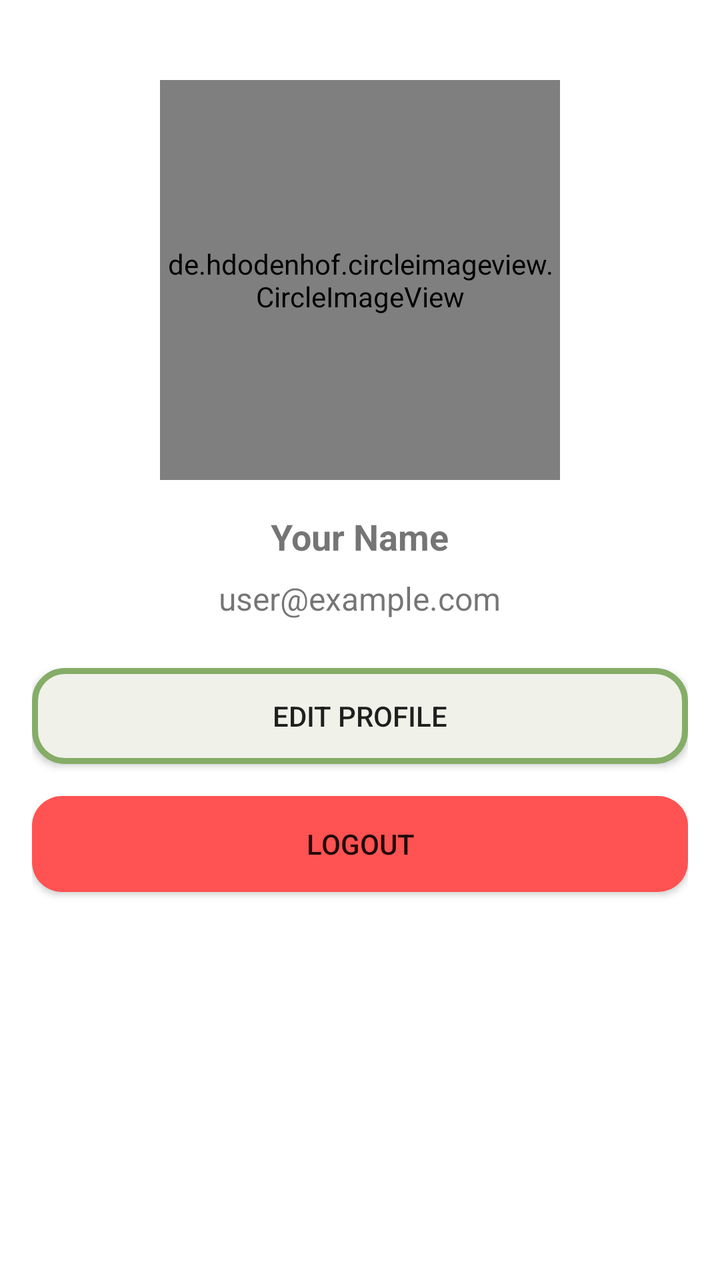
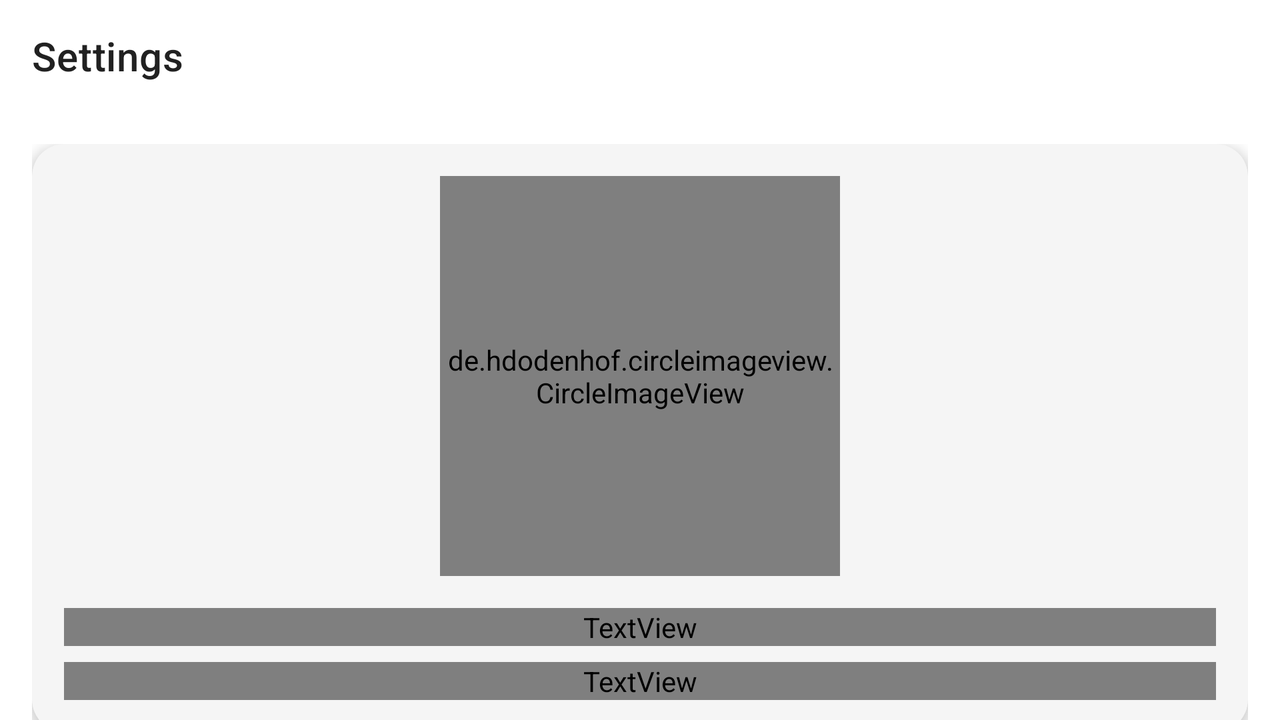

An Android layout and its configuration variant, each rendered on a device that would load it. The default file and the variant file are quoted in full after the pictures.
<!-- AndroidManifest.xml: application theme Theme.CekApel -->
<!-- res/layout/fragment_settings.xml -->
<?xml version="1.0" encoding="utf-8"?>
<FrameLayout
    xmlns:android="http://schemas.android.com/apk/res/android"
    android:layout_width="match_parent"
    android:layout_height="match_parent"
    android:fitsSystemWindows="true">

    <ScrollView
        android:layout_width="match_parent"
        android:layout_height="match_parent"
        android:clipToPadding="false"
        android:paddingBottom="16dp"> 

        <LinearLayout
            android:layout_width="match_parent"
            android:layout_height="wrap_content"
            android:orientation="vertical"
            android:gravity="center_horizontal"
            android:padding="16dp">

            <de.hdodenhof.circleimageview.CircleImageView
                android:id="@+id/profile_image"
                android:layout_width="200dp"
                android:layout_height="200dp"
                android:src="@drawable/ic_launcher_foreground"
                android:layout_marginTop="24dp"
                android:layout_marginBottom="16dp" />

            <TextView
                android:id="@+id/user_name"
                android:layout_width="wrap_content"
                android:layout_height="wrap_content"
                android:text="Your Name"
                android:textSize="18sp"
                android:textStyle="bold"
                android:layout_marginBottom="8dp" />

            <TextView
                android:id="@+id/user_email"
                android:layout_width="wrap_content"
                android:layout_height="wrap_content"
                android:text="user@example.com"
                android:textSize="16sp"
                android:layout_marginBottom="24dp" />

            <Button
                android:id="@+id/edit_profile_button"
                android:layout_width="match_parent"
                android:layout_height="wrap_content"
                android:text="Edit Profile"
                android:background="@drawable/rounded"
                android:layout_marginBottom="16dp" />

            <Button
                android:id="@+id/logout_button"
                android:layout_width="match_parent"
                android:layout_height="wrap_content"
                android:background="@drawable/rounded_red"
                android:text="Logout"
                android:layout_marginBottom="32dp" /> 
        </LinearLayout>
    </ScrollView>
</FrameLayout>
<!-- resources referenced by this layout -->
<resources>
  <!-- drawable rounded (drawable) -->
  <?xml version="1.0" encoding="utf-8"?>
  <shape xmlns:android="http://schemas.android.com/apk/res/android">
      <solid android:color="@color/white"/>
      <stroke android:color="@color/green" android:width="3dp"/>
      <corners android:radius="15dp"/>
  </shape>
  <!-- drawable rounded_red (drawable) -->
  <?xml version="1.0" encoding="utf-8"?>
  <shape xmlns:android="http://schemas.android.com/apk/res/android">
      <solid android:color="#FF5252" />
      <corners android:radius="15dp" />
      <padding
          android:left="8dp"
          android:top="8dp"
          android:right="8dp"
          android:bottom="8dp" />
  </shape>
  <style name="Theme.CekApel" parent="Theme.MaterialComponents.DayNight.DarkActionBar">
          <item name="colorPrimary">@color/green</item>
          <item name="colorPrimaryVariant">@color/green</item>
          <item name="colorOnPrimary">@color/white</item>
          <item name="colorSecondary">@color/pink</item>
          <item name="colorOnSecondary">@color/black</item>
          <item name="android:statusBarColor">?attr/colorPrimaryVariant</item>
      </style>
  <color name="white">#f0f1e9</color>
  <color name="green">#85ad67</color>
  <color name="pink">#ffad98</color>
  <color name="black">#333333</color>
</resources>
<!-- res/layout-land/fragment_settings.xml (the author's variant of the layout above) -->
<!-- drawn on the phone turned sideways -->
<?xml version="1.0" encoding="utf-8"?>
<androidx.coordinatorlayout.widget.CoordinatorLayout
    xmlns:android="http://schemas.android.com/apk/res/android"
    xmlns:app="http://schemas.android.com/apk/res-auto"
    android:layout_width="match_parent"
    android:layout_height="match_parent"
    android:background="@color/background_primary">

    <com.google.android.material.appbar.AppBarLayout
        android:layout_width="match_parent"
        android:layout_height="wrap_content"
        android:background="@android:color/transparent"
        app:elevation="0dp">

        <com.google.android.material.appbar.MaterialToolbar
            android:id="@+id/topAppBar"
            android:layout_width="match_parent"
            android:layout_height="?attr/actionBarSize"
            app:title="Settings"
            android:background="@android:color/transparent"
            app:titleTextColor="@color/text_primary"/>
    </com.google.android.material.appbar.AppBarLayout>

    <androidx.core.widget.NestedScrollView
        android:layout_width="match_parent"
        android:layout_height="match_parent"
        android:clipToPadding="false"
        app:layout_behavior="@string/appbar_scrolling_view_behavior">

        <LinearLayout
            android:layout_width="match_parent"
            android:layout_height="wrap_content"
            android:orientation="vertical"
            android:padding="16dp"
            android:paddingBottom="96dp">

            <com.google.android.material.card.MaterialCardView
                android:layout_width="match_parent"
                android:layout_height="wrap_content"
                android:layout_marginBottom="16dp"
                app:cardBackgroundColor="@color/background_secondary"
                app:cardCornerRadius="16dp"
                app:cardElevation="4dp">

                <LinearLayout
                    android:layout_width="match_parent"
                    android:layout_height="wrap_content"
                    android:orientation="vertical"
                    android:padding="16dp">

                    <de.hdodenhof.circleimageview.CircleImageView
                        android:id="@+id/profile_image"
                        android:layout_width="200dp"
                        android:layout_height="200dp"
                        android:src="@drawable/ic_launcher_foreground"
                        android:layout_gravity="center_horizontal"
                        android:layout_marginBottom="16dp"/>

                    <TextView
                        android:id="@+id/user_name"
                        android:layout_width="match_parent"
                        android:layout_height="wrap_content"
                        android:fontFamily="@font/poppinsb"
                        android:text="John Doe"
                        android:textAlignment="center"
                        android:textSize="20sp"
                        android:textStyle="bold"
                        android:textColor="@color/text_primary"
                        android:layout_marginBottom="8dp"/>

                    <TextView
                        android:id="@+id/user_email"
                        android:layout_width="match_parent"
                        android:layout_height="wrap_content"
                        android:fontFamily="@font/poppinsr"
                        android:text="mail@gmail.com"
                        android:textAlignment="center"
                        android:textSize="16sp"
                        android:textColor="@color/text_secondary"/>
                </LinearLayout>
            </com.google.android.material.card.MaterialCardView>

            <com.google.android.material.card.MaterialCardView
                android:layout_width="match_parent"
                android:layout_height="wrap_content"
                android:layout_marginBottom="16dp"
                app:cardBackgroundColor="@color/background_secondary"
                app:cardCornerRadius="16dp"
                app:cardElevation="4dp">

                <LinearLayout
                    android:layout_width="match_parent"
                    android:layout_height="wrap_content"
                    android:orientation="vertical">

                    <TextView
                        android:layout_width="match_parent"
                        android:layout_height="wrap_content"
                        android:fontFamily="@font/poppinsb"
                        android:text="Account Settings"
                        android:textStyle="bold"
                        android:textSize="18sp"
                        android:padding="16dp"
                        android:background="@color/green"
                        android:textColor="@color/text_primary"/>

                    <com.google.android.material.divider.MaterialDivider
                        android:layout_width="match_parent"
                        android:layout_height="wrap_content"
                        app:dividerColor="@color/divider_color"/>

                    <LinearLayout
                        android:id="@+id/edit_profile_option"
                        android:layout_width="match_parent"
                        android:layout_height="wrap_content"
                        android:orientation="horizontal"
                        android:padding="16dp"
                        android:gravity="center_vertical"
                        android:background="?attr/selectableItemBackground">

                        <ImageView
                            android:layout_width="24dp"
                            android:layout_height="24dp"
                            android:src="@drawable/edit_profil"
                            android:layout_marginEnd="16dp"
                            app:tint="@color/text_primary"/>

                        <TextView
                            android:layout_width="0dp"
                            android:layout_height="wrap_content"
                            android:layout_weight="1"
                            android:fontFamily="@font/poppinsr"
                            android:text="Edit Profile"
                            android:textSize="16sp"
                            android:textColor="@color/text_primary"/>

                        <ImageView
                            android:id="@+id/edit_profile_chevron"
                            android:layout_width="24dp"
                            android:layout_height="24dp"
                            android:src="@drawable/chevron_right"
                            app:tint="@color/icon_color" />
                    </LinearLayout>

                    <com.google.android.material.divider.MaterialDivider
                        android:layout_width="match_parent"
                        android:layout_height="wrap_content"
                        app:dividerColor="@color/divider_color"/>

                    <LinearLayout
                        android:id="@+id/language_option"
                        android:layout_width="match_parent"
                        android:layout_height="wrap_content"
                        android:orientation="horizontal"
                        android:padding="16dp"
                        android:gravity="center_vertical"
                        android:background="?attr/selectableItemBackground">

                        <ImageView
                            android:layout_width="24dp"
                            android:layout_height="24dp"
                            android:src="@drawable/language"
                            android:layout_marginEnd="16dp"
                            app:tint="@color/icon_color" />

                        <TextView
                            android:layout_width="0dp"
                            android:layout_height="wrap_content"
                            android:layout_weight="1"
                            android:fontFamily="@font/poppinsr"
                            android:text="Language"
                            android:textSize="16sp"
                            android:textColor="@color/text_primary"/>

                        <ImageView
                            android:id="@+id/language_chevron"
                            android:layout_width="24dp"
                            android:layout_height="24dp"
                            android:src="@drawable/chevron_right"
                            app:tint="@color/icon_color" />
                    </LinearLayout>
                </LinearLayout>
            </com.google.android.material.card.MaterialCardView>

            <com.google.android.material.button.MaterialButton
                android:id="@+id/logout_button"
                android:layout_width="match_parent"
                android:layout_height="55dp"
                android:layout_marginBottom="40dp"
                android:fontFamily="@font/poppinsb"
                android:text="Logout"
                android:textStyle="bold"
                app:cornerRadius="10dp"
                style="@style/Widget.MaterialComponents.Button.OutlinedButton"
                android:textColor="@color/error_color"
                app:strokeColor="@color/error_color"/>

        </LinearLayout>
    </androidx.core.widget.NestedScrollView>
</androidx.coordinatorlayout.widget.CoordinatorLayout>
<!-- resources referenced by the variant -->
<!-- as the phone turned sideways resolves them -->
<resources>
  <color name="background_primary">#FFFFFF</color>
  <color name="background_secondary">#F5F5F5</color>
  <color name="divider_color">#BDBDBD</color>
  <color name="error_color">#D32F2F</color>
  <color name="green">#85ad67</color>
  <color name="icon_color">#757575</color>
  <color name="text_primary">#212121</color>
  <color name="text_secondary">#757575</color>
  <!-- drawable chevron_right (drawable) -->
  <vector xmlns:android="http://schemas.android.com/apk/res/android"
      android:width="48dp"
      android:height="48dp"
      android:viewportWidth="48"
      android:viewportHeight="48">
    <path
        android:pathData="M25.2,24L16,14.8L18.8,12L30.8,24L18.8,36L16,33.2L25.2,24Z"
        android:fillColor="#000000"/>
  </vector>
  <!-- drawable edit_profil (drawable) -->
  <vector xmlns:android="http://schemas.android.com/apk/res/android"
      android:width="48dp"
      android:height="48dp"
      android:viewportWidth="48"
      android:viewportHeight="48">
    <path
        android:pathData="M14,14H12C10.939,14 9.922,14.421 9.172,15.172C8.421,15.922 8,16.939 8,18V36C8,37.061 8.421,38.078 9.172,38.828C9.922,39.579 10.939,40 12,40H30C31.061,40 32.078,39.579 32.828,38.828C33.579,38.078 34,37.061 34,36V34"
        android:strokeLineJoin="round"
        android:strokeWidth="2"
        android:fillColor="#00000000"
        android:strokeColor="#000000"
        android:strokeLineCap="round"/>
    <path
        android:pathData="M32,10L38,16M40.77,13.17C41.558,12.382 42,11.314 42,10.2C42,9.086 41.558,8.018 40.77,7.23C39.982,6.442 38.914,6 37.8,6C36.686,6 35.618,6.442 34.83,7.23L18,24V30H24L40.77,13.17Z"
        android:strokeLineJoin="round"
        android:strokeWidth="2"
        android:fillColor="#00000000"
        android:strokeColor="#000000"
        android:strokeLineCap="round"/>
  </vector>
  <!-- drawable language: vector/xml drawable (drawable, 2762 chars, omitted) -->
  <style name="Theme.CekApel" parent="Theme.MaterialComponents.DayNight.DarkActionBar">
          <item name="colorPrimary">@color/green</item>
          <item name="colorPrimaryVariant">@color/green</item>
          <item name="colorOnPrimary">@color/white</item>
          <item name="colorSecondary">@color/pink</item>
          <item name="colorOnSecondary">@color/black</item>
          <item name="android:statusBarColor">?attr/colorPrimaryVariant</item>
      </style>
  <color name="white">#f0f1e9</color>
  <color name="pink">#ffad98</color>
  <color name="black">#333333</color>
</resources>
